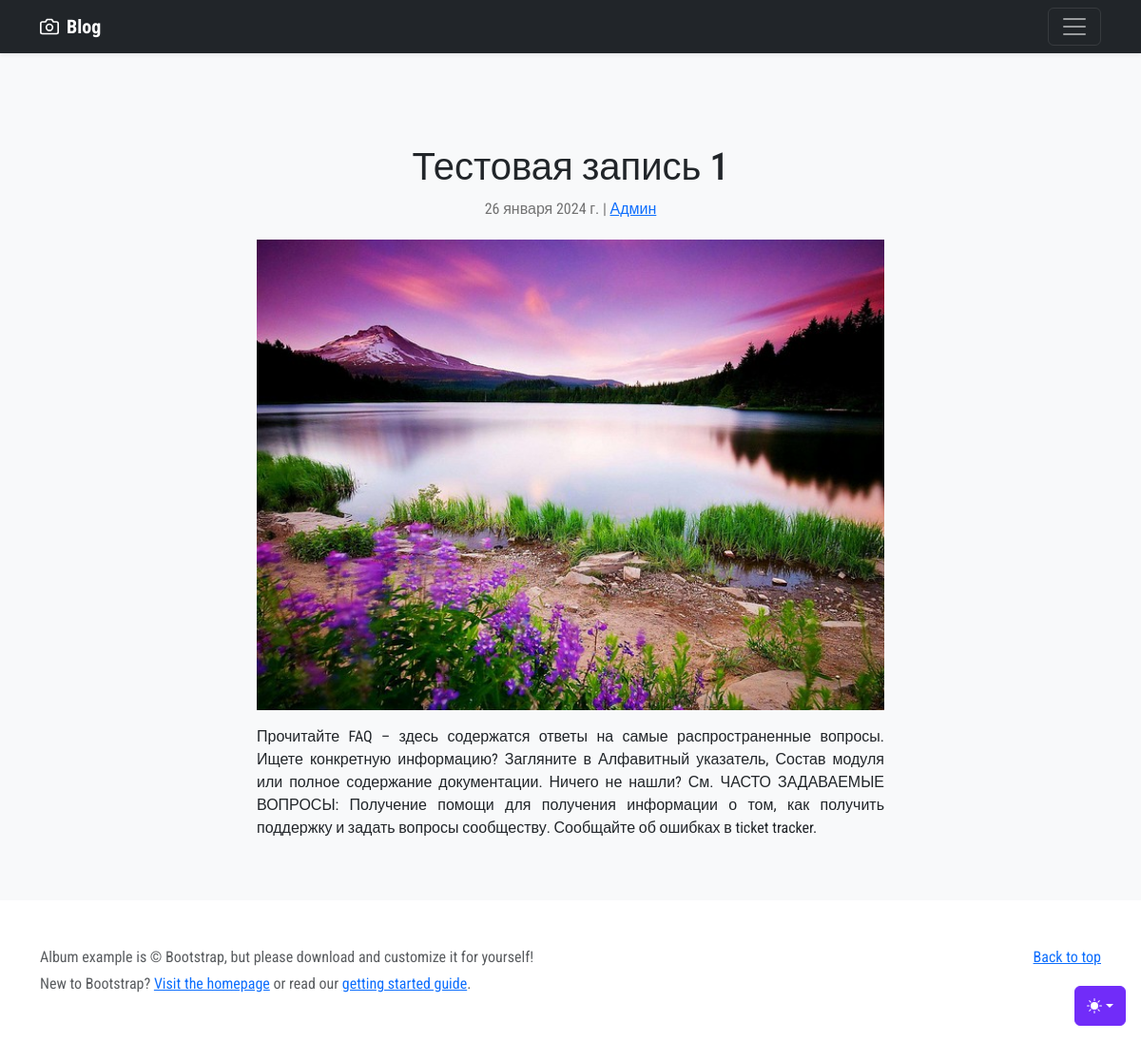
/1/, run on the app's committed database.
### blog/models.py (models this page shows, shortened)
class Post(models.Model):
    title = models.CharField('Заголовок', max_length=100)
    description = models.TextField('Контент')
    author = models.CharField('Автор', max_length=100)
    date = models.DateField('Дата публикации')
    img = models.ImageField('Изображение', upload_to='img/%Y/%m/%d')
    class Meta:
        verbose_name = 'Запись'

### blog/views.py (the view)
# urls.py: path('<int:pk>/', views.PostDetail.as_view())]
class PostDetail(View):
    def get(self, request, pk):
        post = Post.objects.get(id=pk)
        return render(request, 'blog/post.html', {'post': post})

### templates/blog/post.html (shortened to what this page needs)
{% load static %}
<html lang="en" data-bs-theme="auto">
<head>
    <link rel="stylesheet" href="https://cdn.jsdelivr.net/npm/@docsearch/css@3">
    <link href="{% static 'assets/dist/css/bootstrap.min.css' %}" rel="stylesheet">
    <link href="{% static 'assets/dist/css/custom_post.css' %}" rel="stylesheet">
    <link href="{% static 'assets/dist/css/all.css' %}" rel="stylesheet">
</head>
<body>
<div class="dropdown position-fixed bottom-0 end-0 mb-3 me-3 bd-mode-toggle">
    <button class="btn btn-bd-primary py-2 dropdown-toggle d-flex align-items-center"
            id="bd-theme"
            type="button"
            aria-expanded="false"
            data-bs-toggle="dropdown"
            aria-label="Toggle theme (auto)">
        <svg class="bi my-1 theme-icon-active" width="1em" height="1em">
            <use href="#circle-half"></use>
        </svg>
    </button>
</div>
<header data-bs-theme="dark">
    <div class="navbar navbar-dark bg-dark shadow-sm">
        <div class="container">
            <a href="/" class="navbar-brand d-flex align-items-center">
                <strong class="logoblog">Blog</strong>
            </a>
            <button class="navbar-toggler" type="button" data-bs-toggle="collapse" data-bs-target="#navbarHeader"
                    aria-controls="navbarHeader" aria-expanded="false" aria-label="Toggle navigation">
                <span class="navbar-toggler-icon"></span>
            </button>
        </div>
    </div>
</header>
<main class="album py-5 bg-body-tertiary">
    <div class="container">
        <div class="row">
            <div class="post">
                <h1 class="mt-5">{{ post.title }}</h1>
                <p class="post-meta">{{ post.date }} | <a href="#">{{ post.author }}</a></p>
                <img src="{{ post.img.url }}" alt="{{ post.title }}">
                <p>{{ post.description }}</p>
            </div>
        </div>
    </div>
</main>
<footer class="text-body-secondary py-5">
    <div class="container">
        <p class="float-end mb-1">
            <a href="#">Back to top</a>
        </p>
        <p class="mb-1">Album example is &copy; Bootstrap, but please download and customize it for yourself!</p>
        <p class="mb-0">New to Bootstrap? <a href="/">Visit the homepage</a> or read our <a
                href="../getting-started/introduction/">getting started guide</a>.</p>
    </div>
</footer>
</body>
</html>

### data on the page
Post: title "Тестовая запись 1", date "26 января 2024 г.", author "Админ", img (picture), description "Прочитайте FAQ – здесь содержатся ответы на самые распространенные вопросы. Ищете конкретную информацию? Загляните в Алфавитный указатель, Состав модуля или полное содержание документации. Ничего не нашли? См. ЧАСТО ЗАДАВАЕМЫЕ ВОПРОСЫ: Получение помощи для получения информации о том, как получить поддержку и задать вопросы сообществу. Сообщайте об ошибках в ticket tracker."
